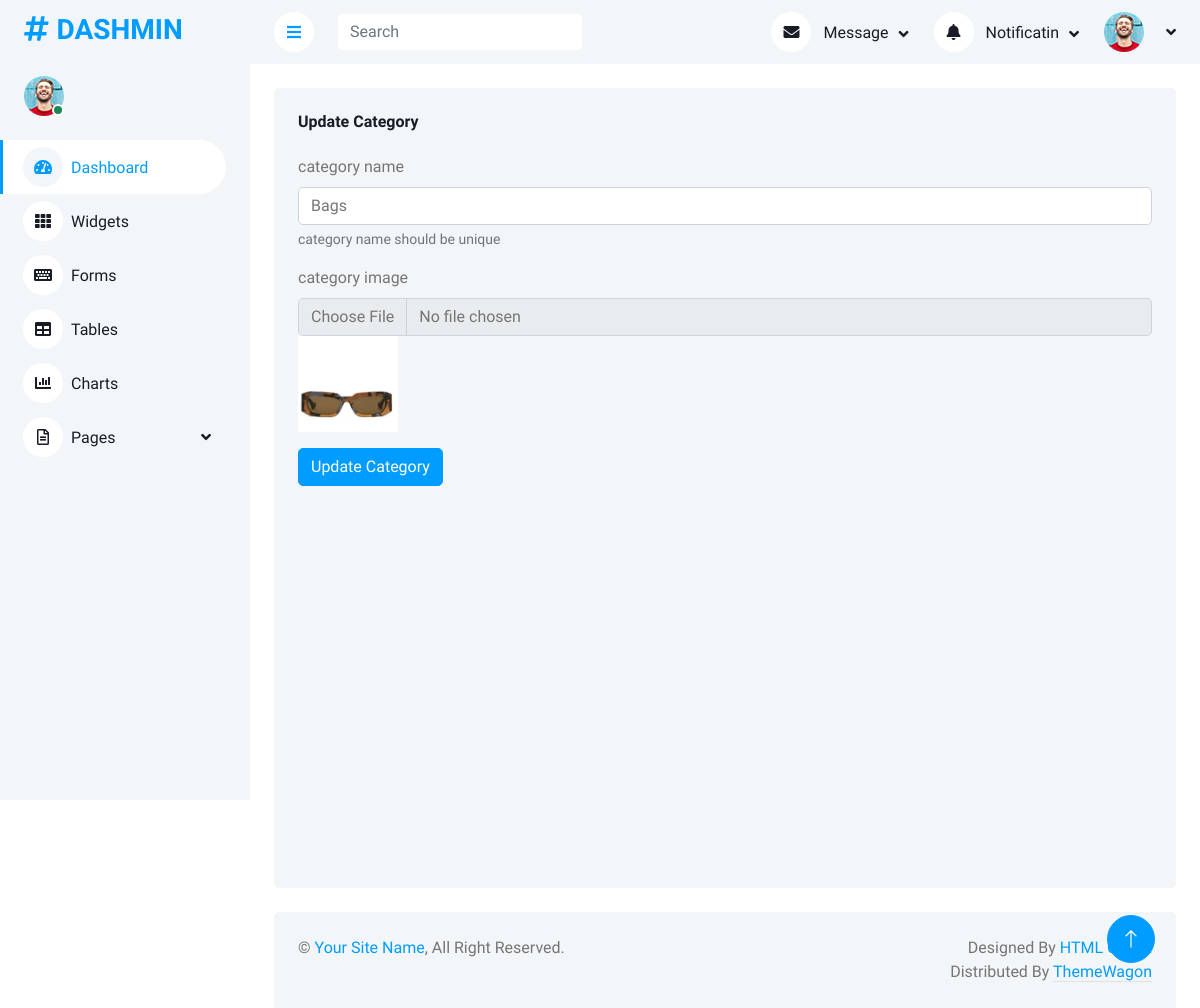
Before: /updatecategory.php?catId=2 with the older database file.
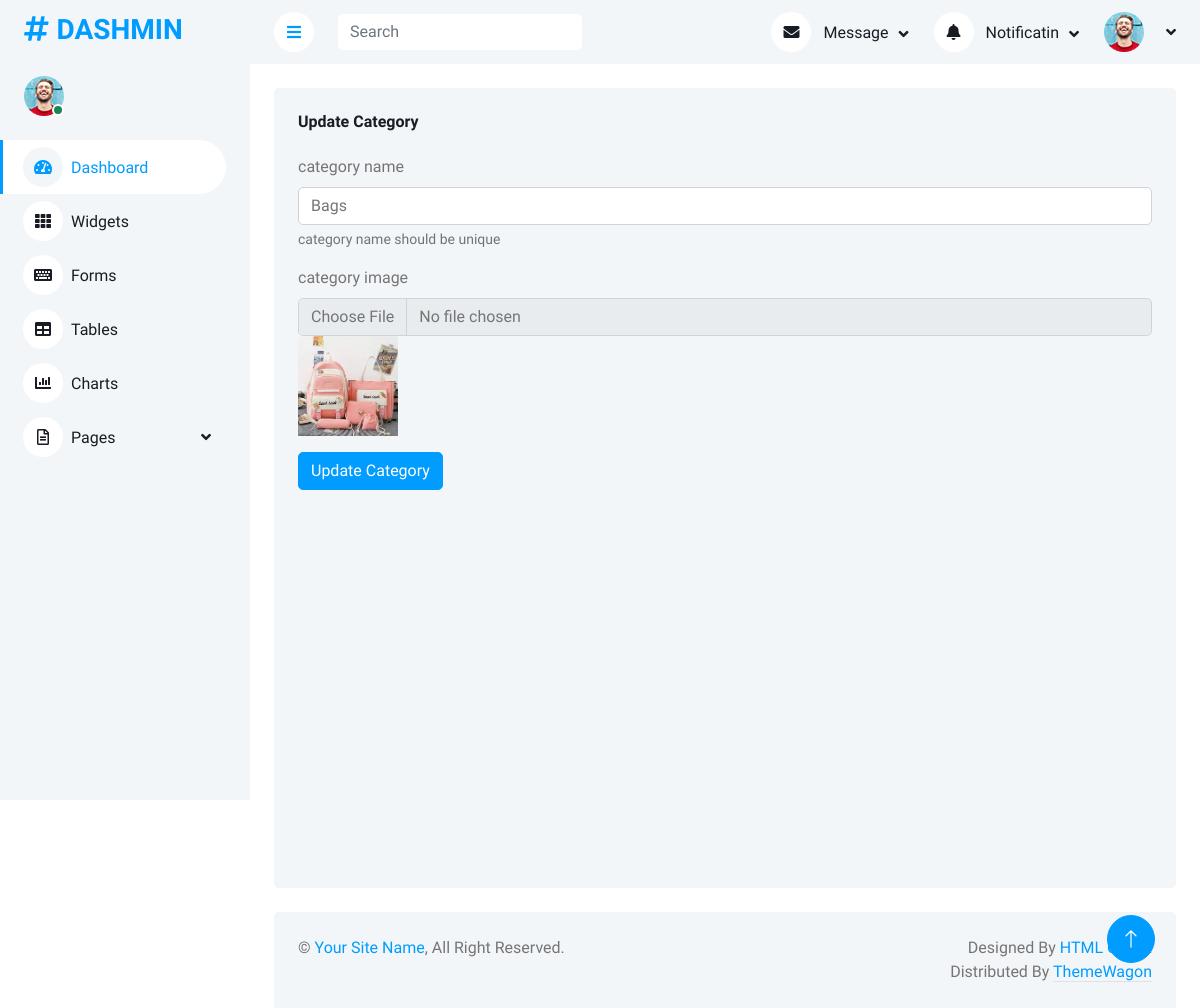
After: the same page with the newer database file.
### tables this page shows
CREATE TABLE `category` (
  `id` int(11) NOT NULL,
  `cat_name` varchar(250) NOT NULL,
  `cat_image` varchar(250) NOT NULL
);

### updatecategory.php (the view, shortened to what this page needs)
<?php
include('header.php');
if(isset($_GET['catId'])){
    $catId = $_GET['catId'];
    $query = $pdo ->prepare('select * from category where id = :cid');
    $query -> bindParam("cid",$catId);
    $query -> execute();
    $row = $query -> fetch(PDO::FETCH_ASSOC);
}
?>
<div class="container-fluid pt-4 px-4">
    <div class="row vh-100 bg-light rounded align-items-center justify-content-center mx-0">
        <div class="bg-light rounded h-100 p-4">
            <h6 class="mb-4 text-capitalize">Update category</h6>
            <form method="post" enctype="multipart/form-data">
                <div class="mb-3">
                    <label for="exampleInputEmail1" class="form-label">category name</label>
                    <input type="text" class="form-control" name="catName" value="<?php echo $row['cat_name']?>">
                    <div id="emailHelp" class="form-text">category name should be unique
                    </div>
                </div>
                <div class="mb-3">
                    <label for="exampleInputPassword1" class="form-label">category image</label>
                    <input type="file" class="form-control" name="catImage">
                    <img src="img/category/<?php echo $row ['cat_image']?>" width="100" alt="">
                </div>
                <button type="submit" class="btn btn-primary" name="updateCategory">Update Category</button>
            </form>
        </div>
    </div>
</div>
<?php
include('footer.php');
?>

Changed rows visible on the page:
changed category "Bags": cat_image: a different picture
